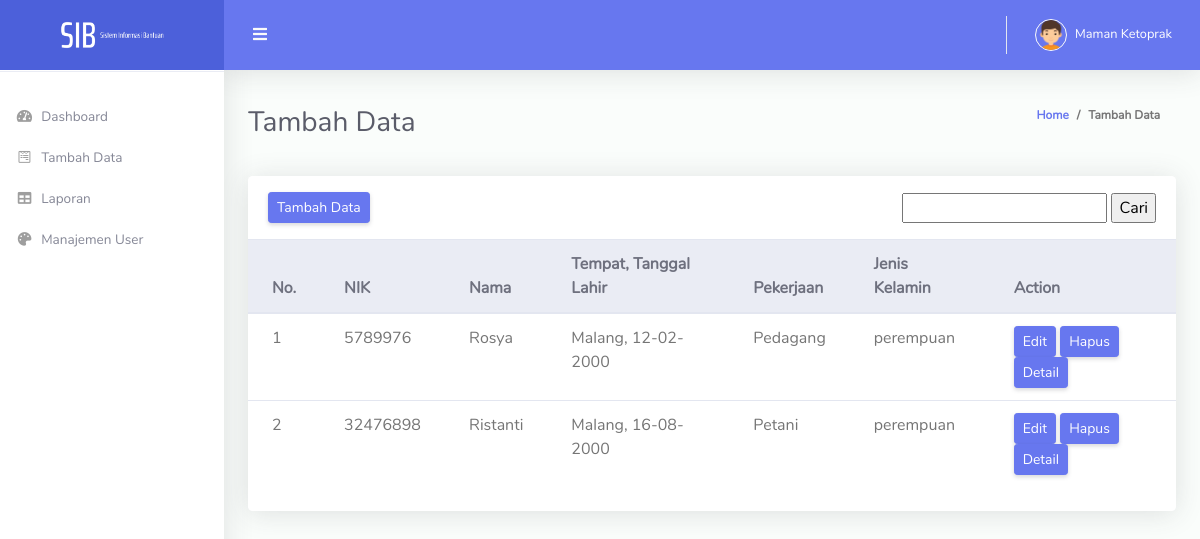
/tambahData/tambahData.php, run on the app's committed database.
### tables this page shows
CREATE TABLE `datapenerima` (
  `id_penerima` int(11) NOT NULL,
  `nik` int(11) NOT NULL,
  `nama` varchar(225) NOT NULL,
  `ttl` varchar(100) NOT NULL,
  `pekerjaan` varchar(225) NOT NULL,
  `jenisKelamin` varchar(225) NOT NULL,
  `k1` tinyint(1) NOT NULL,
  `k2` tinyint(1) NOT NULL,
  `k3` tinyint(1) NOT NULL,
  `k4` tinyint(1) NOT NULL,
  `k5` tinyint(1) NOT NULL,
  `k6` tinyint(1) NOT NULL,
  `k7` tinyint(1) NOT NULL,
  `k8` tinyint(1) NOT NULL,
  `k9` tinyint(1) NOT NULL,
  `k10` tinyint(1) NOT NULL,
  `k11` tinyint(1) NOT NULL,
  `k12` tinyint(1) NOT NULL,
  `k13` tinyint(1) NOT NULL,
  `k14` tinyint(1) NOT NULL,
  `k15` tinyint(1) NOT NULL,
  `k16` tinyint(1) NOT NULL
);

### tambahData/tambahData.php (the view, shortened to what this page needs)
<!DOCTYPE html>
<html lang="en">
<head>
  <link href="../vendor/fontawesome-free/css/all.min.css" rel="stylesheet" type="text/css">
  <link href="../vendor/bootstrap/css/bootstrap.min.css" rel="stylesheet" type="text/css">
  <link href="../css/ruang-admin.min.css" rel="stylesheet">
</head>
<body id="page-top">
  <div id="wrapper">
    <ul class="navbar-nav sidebar sidebar-light accordion" id="accordionSidebar">
      <a class="sidebar-brand d-flex align-items-center justify-content-center" href="index.html">
        <div class="sidebar-brand-icon">
          <img src="../img/logo/SSIB.png">
        </div>
      </a>
      <hr class="sidebar-divider">
      <li class="nav-item">
        <a class="nav-link" href="../index.php">
          <i class="fas fa-fw fa-tachometer-alt"></i>
          <span>Dashboard</span>
        </a>
      </li>
      <li class="nav-item">
        <a class="nav-link collapsed" href="tambahData.php">
          <i class="fab fa-fw fa-wpforms"></i>
          <span>Tambah Data</span>
        </a>
      </li>
      <li class="nav-item">
        <a class="nav-link collapsed" href="../laporan.php">
          <i class="fas fa-fw fa-table"></i>
          <span>Laporan</span>
        </a>
      </li>
      <li class="nav-item">
        <a class="nav-link" href="../manageUser.php">
          <i class="fas fa-fw fa-palette"></i>
          <span>Manajemen User</span>
        </a>
      </li>
    </ul>
    <div id="content-wrapper" class="d-flex flex-column">
      <div id="content">
        <nav class="navbar navbar-expand navbar-light bg-navbar topbar mb-4 static-top">
          <button id="sidebarToggleTop" class="btn btn-link rounded-circle mr-3">
            <i class="fa fa-bars"></i>
          </button>
          <ul class="navbar-nav ml-auto">
            <li class="nav-item dropdown no-arrow">
              <a class="nav-link dropdown-toggle" href="#" id="userDropdown" role="button" data-toggle="dropdown"
                aria-haspopup="true" aria-expanded="false">
                <img class="img-profile rounded-circle" src="../img/boy.png" style="max-width: 60px">
                <span class="ml-2 d-none d-lg-inline text-white small">Maman Ketoprak</span>
              </a>
            </li>
          </ul>
        </nav>
        <div class="container-fluid" id="container-wrapper">
          <div class="d-sm-flex align-items-center justify-content-between mb-4">
            <h1 class="h3 mb-0 text-gray-800">Tambah Data</h1>
            <ol class="breadcrumb">
              <li class="breadcrumb-item"><a href="../index.php">Home</a></li>
              <li class="breadcrumb-item">Tambah Data</li>
            </ol>
          </div>
          <div class="row">
            <div class="col-lg-12">
              <div class="card">
                <div class="card-header py-3 d-flex flex-row align-items-center justify-content-between">
                  <h6 class="m-0 font-weight-bold text-primary"><a href="form_tambahData.php" class="btn btn-sm btn-primary">Tambah Data</a></h6>
                  <form action="../tambahData/tambahData.php" method="get">
                      <input type="text" name="cari">
                      <input type="submit" value="Cari">
                  </form>
                </div>
                <div class="table-responsive">
                  <table class="table align-items-center table-flush">
                    <thead class="thead-light">
                      <tr>
                        <th>No.</th>
                        <th>NIK</th>
                        <th>Nama</th>
                        <th>Tempat, Tanggal Lahir</th>
                        <th>Pekerjaan</th>
                        <th>Jenis Kelamin</th>
                        <th>Action</th>
                      </tr>
                      <?php
                          include "../crudManageUser/config.php";
                          if(isset($_GET['cari'])){
                              $cari = $_GET['cari'];
                              $query = mysqli_query($koneksi,"SELECT * FROM datapenerima WHERE nama LIKE '%".$cari."%' OR nik LIKE '%".$cari."%'" );
                            }
                              else{
                                  $query = mysqli_query($koneksi,"SELECT * FROM datapenerima");
                              }
                          $nomor = 1;
                          if($query){
                          while($data = mysqli_fetch_array($query)){
                          ?>
                            <tr>
                              <td><?php echo $nomor++; ?></td>
                              <td><?php echo $data['nik']; ?></td>
                              <td><?php echo $data['nama']; ?></td>
                              <td><?php echo $data['ttl']; ?></td>
                              <td><?php echo $data['pekerjaan']; ?></td>
                              <td><?php echo $data['jenisKelamin']; ?></td>
                              <td>
                                <a class="btn btn-sm btn-primary" href="form_editData.php?id_penerima=<?php echo $data['id_penerima']; ?>">Edit</a>
                                <a class="btn btn-sm btn-primary" href="deleteData.php?id_penerima=<?php echo $data['id_penerima']; ?>">Hapus</a>
                                <a class="btn btn-sm btn-primary" href="detail.php?id_penerima=<?php echo $data['id_penerima']; ?>">Detail</a>
                              </td>
                            </tr>
                            <?php } }?>
                      </thead>
                  </table>
                </div>
                <div class="card-footer"></div>
              </div>
            </div>
          </div>
        </div>
      </div>
    </div>
  </div>
</body>
</html>

### data on the page
datapenerima: nik "5789976", nama "Rosya", ttl "Malang, 12-02-2000", pekerjaan "Pedagang", jenisKelamin "perempuan"
datapenerima: nik "32476898", nama "Ristanti", ttl "Malang, 16-08-2000", pekerjaan "Petani", jenisKelamin "perempuan"
